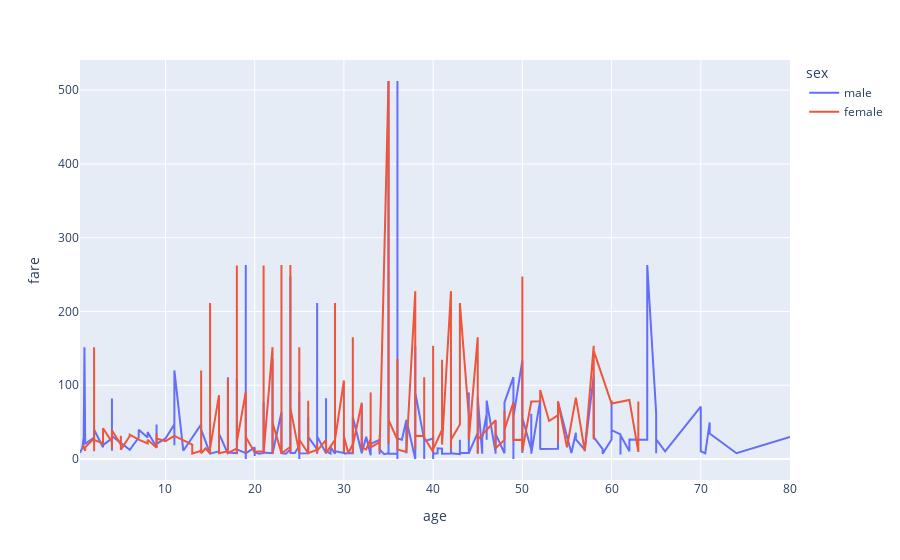

Write notebook code for a chart like this one.
### Code cell
df_line = df.sort_values(by=['age'])
fig2 = px.line(df_line, x='age', y='fare', color='sex')
fig2.show()

### Figure 1 — Plotly figure (JSON) as saved in the notebook; plotly's stock layout.template omitted (floating-point values rounded to 4 significant figures; data arrays with more than 128 entries replaced by an {"elided": "..."} marker saying what was removed)
{"data": [{"hovertemplate": "sex=male<br>age=%{x}<br>fare=%{y}<extra></extra>", "legendgroup": "male", "line": {"color": "#636efa", "dash": "solid"}, "marker": {"symbol": "circle"}, "mode": "lines", "name": "male", "orientation": "v", "showlegend": true, "type": "scatter", "x": {"elided": "577 float values"}, "xaxis": "x", "y": {"elided": "577 float values"}, "yaxis": "y"}, {"hovertemplate": "sex=female<br>age=%{x}<br>fare=%{y}<extra></extra>", "legendgroup": "female", "line": {"color": "#EF553B", "dash": "solid"}, "marker": {"symbol": "circle"}, "mode": "lines", "name": "female", "orientation": "v", "showlegend": true, "type": "scatter", "x": {"elided": "314 float values"}, "xaxis": "x", "y": {"elided": "314 float values"}, "yaxis": "y"}], "layout": {"legend": {"title": {"text": "sex"}, "tracegroupgap": 0}, "margin": {"t": 60}, "xaxis": {"anchor": "y", "domain": [0, 1], "title": {"text": "age"}}, "yaxis": {"anchor": "x", "domain": [0, 1], "title": {"text": "fare"}}}}
